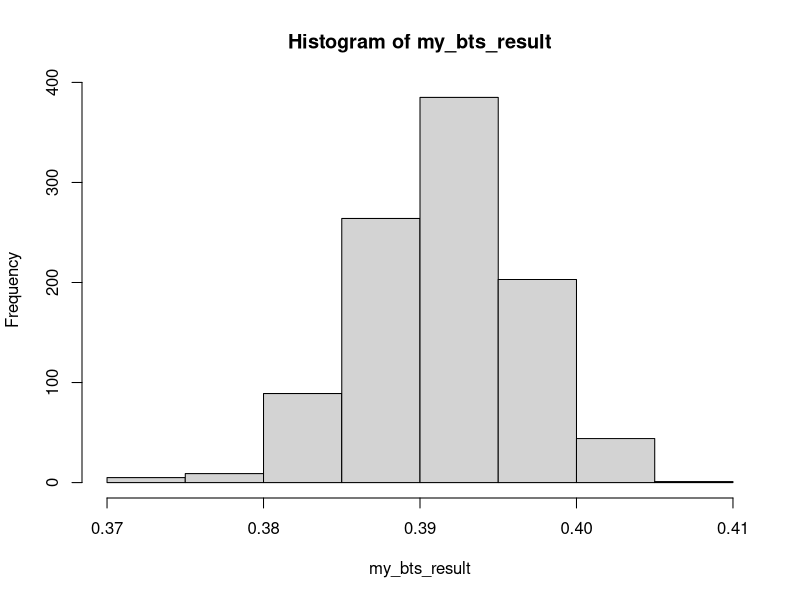
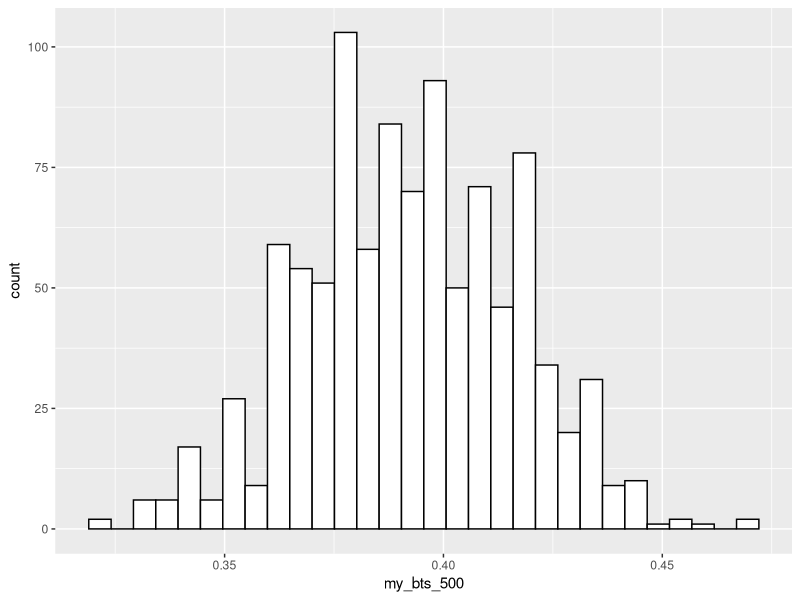
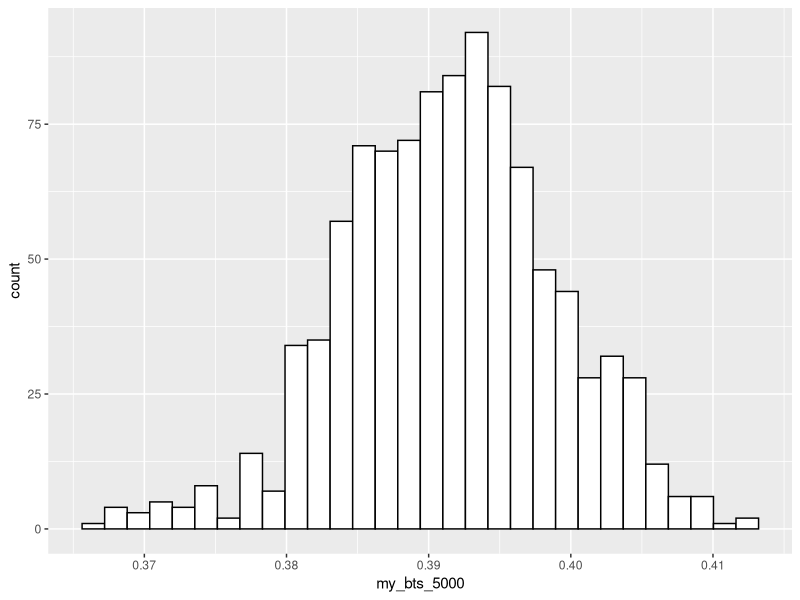
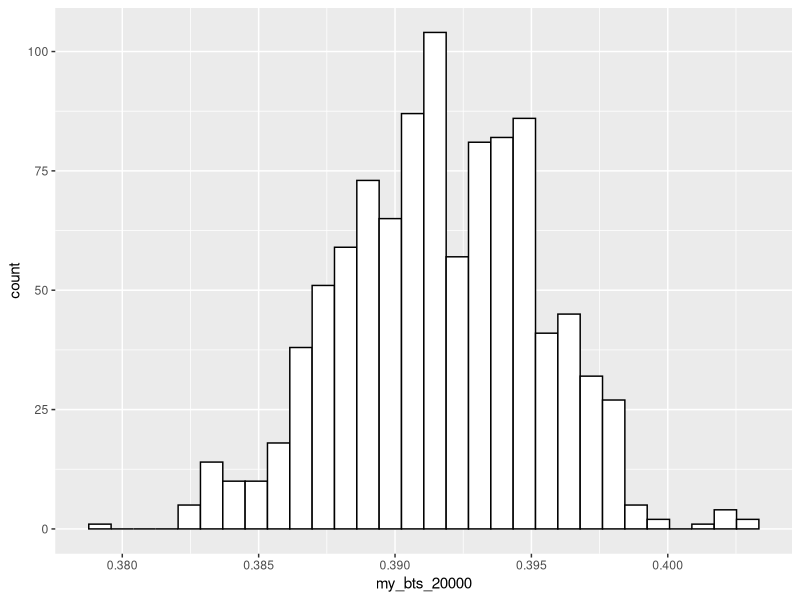

Here is the R script that generated these plots, in order:
# MT5763_22013309
# Individual Assignment 2

# Include libraries
library(tidyverse)
library(ggplot2)
library(ggpubr)

# Problem A
# Sample size
n <- 10000
# Pre-allocate memory for storing random samples
X <- rep(NA, n)
Y <- rep(NA, n)
prob <- NA
# For reproducibility
set.seed(777)
# Simple Monte Carlo function to calculate probability Pr(X > Y)
my_mc <- function(n) {
  # Generate samples with given boundaries
  X <- rnorm(n, mean = 4, sd = sqrt(10))
  Y <- runif(n, min = 2, max = 8)
  # Check how many x variables are greater than y variables
  # http://ditraglia.com/Econ103Public/Rtutorials/Rtutorial4.html
  prob <- sum(X > Y) / length(X + Y)
  prob
}

# Bootstrapping to derive the sampling distribution of Pr(X > Y)
# Initialisation
# For reproducibility
# set.seed(555)
# Sample size
n_repeat <- 1000
# Pre-allocate memory for storing results
boot_res <- rep(NA, n_repeat)
prob_res <- rep(NA, n_repeat)
# Loop across all samples
my_bts <- function(n_repeat) {
  for (i in seq(n_repeat)) {
  prob_res[i] <- my_mc(n)
  }
  # Resample with replacement
  boot_res <- sample(x = prob_res, size = n_repeat, replace = TRUE)
  # Store results
  boot_res
}
# Save data to plot
my_bts_result <- my_bts(n_repeat)
# Plot the bootstrap results
hist(my_bts_result)

# Bootstrap variance changes when sample size for Monte Carlo simulation is
# 500, 5000, 20000. Minimum recommended - 5k, max recommended - 20k.
n <- 500
my_bts_500 <- my_bts(n_repeat)
ggplot() + 
  aes(my_bts_500) + 
  geom_histogram(colour = "black", fill = "white")

n <- 5000
my_bts_5000 <- my_bts(n_repeat)
ggplot() + 
  aes(my_bts_5000) + 
  geom_histogram(colour = "black", fill = "white")

n <- 20000
my_bts_20000 <- my_bts(n_repeat)
ggplot() + 
  aes(my_bts_20000) + 
  geom_histogram(colour = "black", fill = "white")

# ---------------------------------------------------------------------------
# Problem B
# Consider the following football tournament format: a team keeps playing until 
# they accrue 7 wins or 3 losses (whichever comes first - no draws allowed). 
# Assume a fixed win rate p ∈ [0, 1] across all rounds (they are paired at random).
# Pre-allocate memory
games <- NA
wins <- 0
losses <- 0
n_reps <- 10000

# Input:
#  w - wins,
#  l - losses.
#  samp - possible outcomes, 0 - losing, 1 - winning.
tournament <- function(w, l, n_reps) {
  w <- 7
  l <- 3
  game_n <- rep(NA, n_reps)
  for (i in 1:n_reps) {
  outcome <- sample(x = c("w", "l"), size = 3, replace = TRUE)
  while (all(c((sum(outcome == "w") < w), (sum(outcome == "l") < l)))) {
    outcome <- c(outcome, sample(x = c("w", "l"), size = 1, replace = TRUE))
  }
  game_n[i] <- length(outcome)
  }
  return(game_n)
}

# Plot how the total number of matches played (i.e. wins + losses) varies as a 
# function of p.
tournament_plot <- data_frame(val = tournament(w, l, n_reps)) %>%
  ggplot(., aes(val)) + 
  geom_bar()










